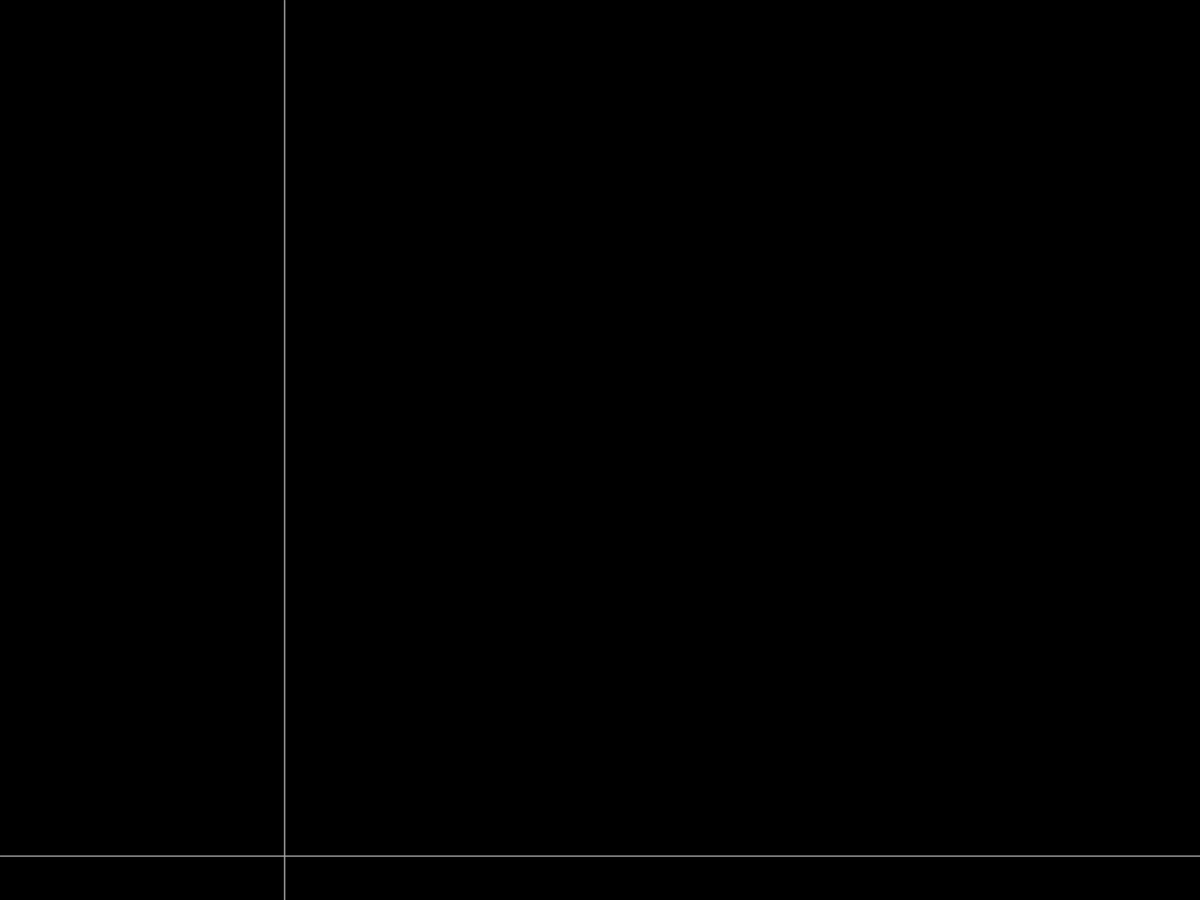
Frame 1 (no input)
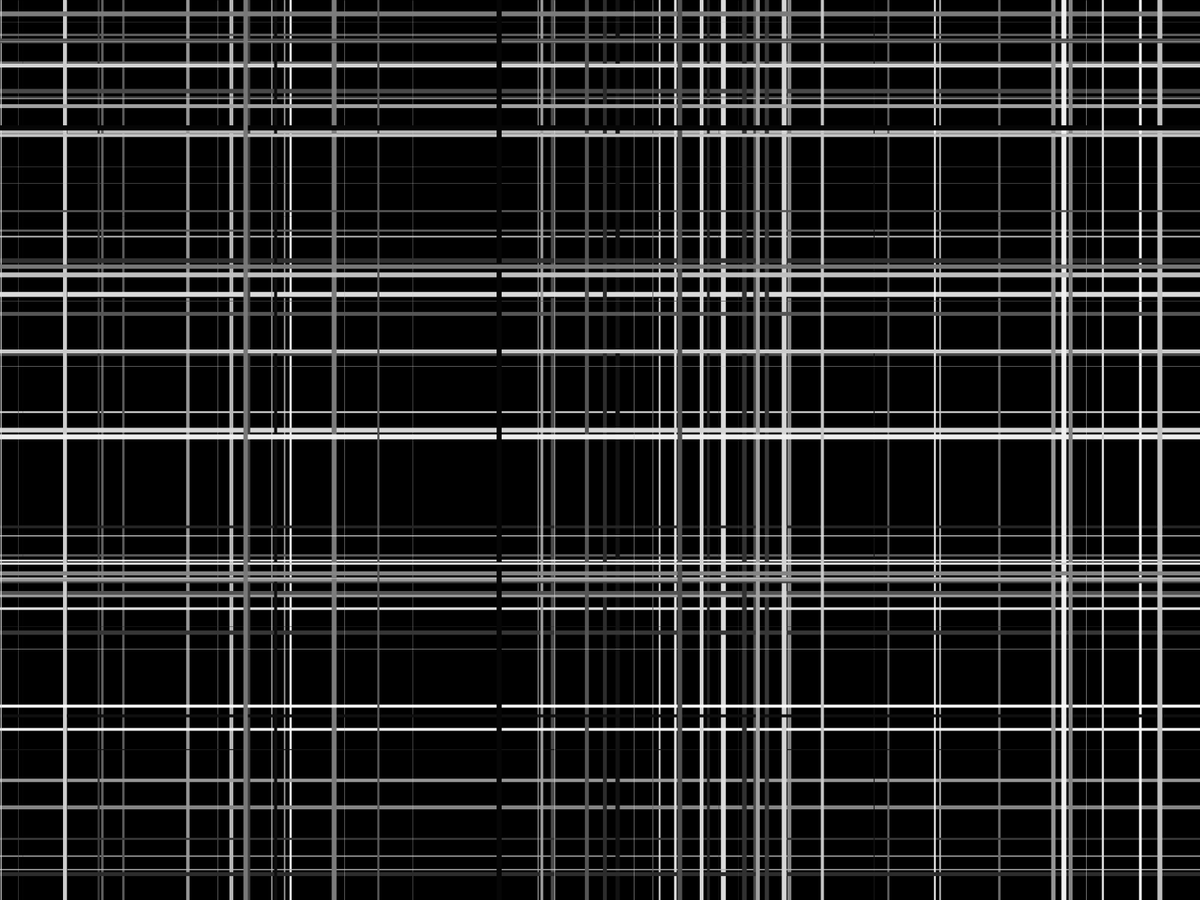
Frame 60 (the mouse pressed at the canvas centre just before this capture)
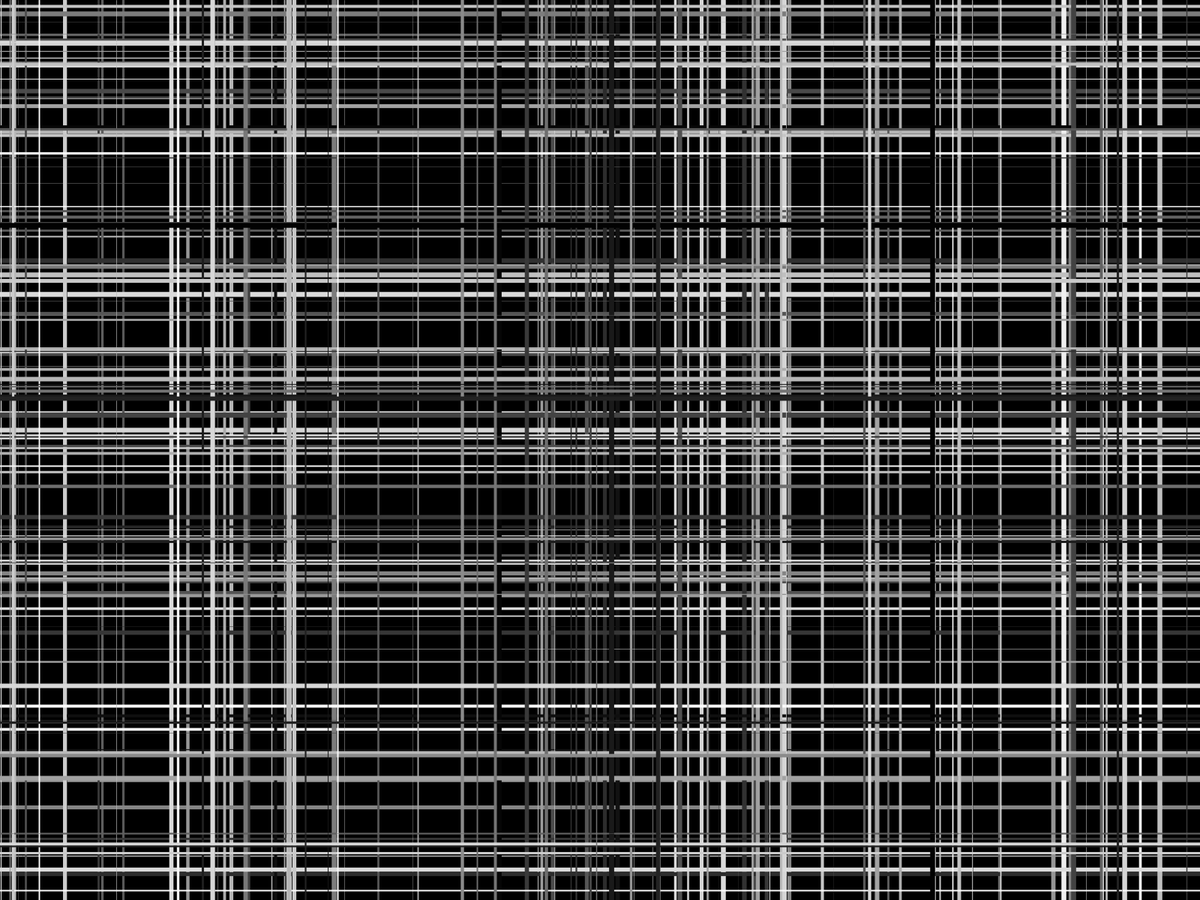
Frame 120 (the mouse held since frame 60 and released just before this capture)

The Processing sketch that drew these frames (run headless with seeded random() and noise(); from frame 60 on, the mouse is pressed at the canvas centre):

// Processing sketch: greyscalelines
// ── greyscalelines.pde
void setup() {
  fullScreen();
  noCursor();
  background(0);
}

void draw() {
  stroke(random(256));
  strokeWeight(random(7));
  int y = (int) random(height);
  line(0, y, width, y);
  //line(0, y, width, height - y);
  int x = (int) random(width);
  line(x, 0, x, height);
  //line(x, 0, width - x, height);
}
